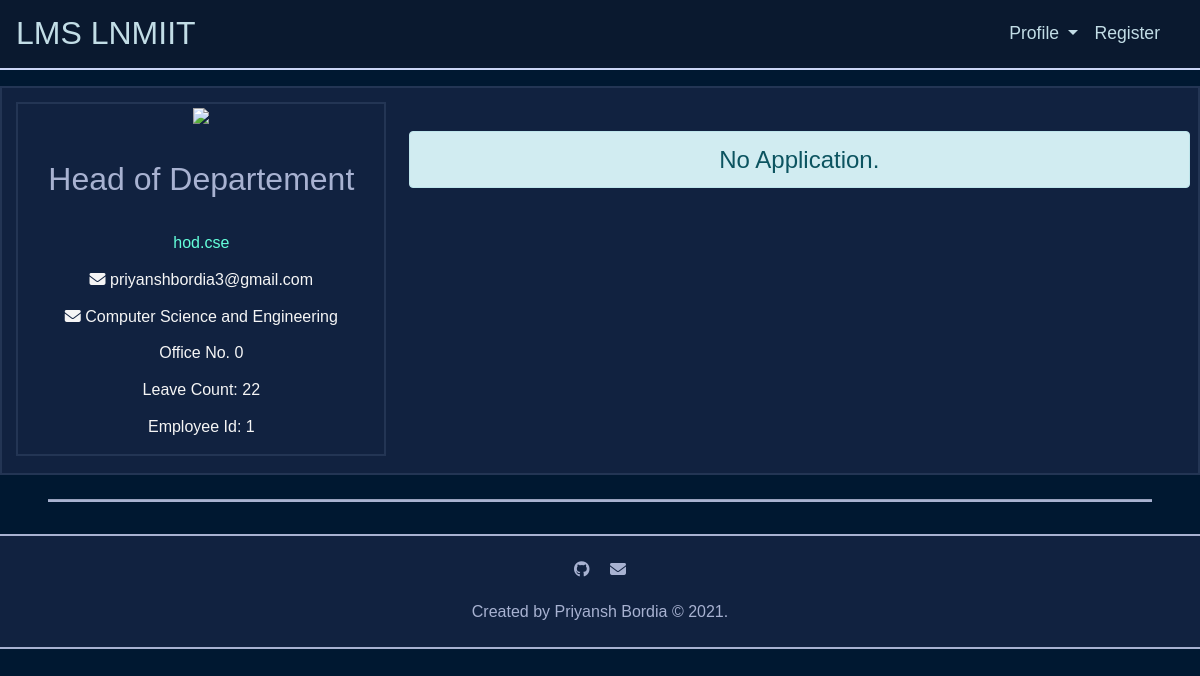
The page /person/ (signed in) on the database its author committed.
### leave/models.py (models this page shows, shortened)
class Person(models.Model):
	DIRECTOR = 'DR'
	DEAN_OF_ACADEMIC_AFFAIRS = 'DOAA'
	DEAN_OF_FACULTY_AFFAIRS = 'DOFA'
	DEAN_OF_STUDENT_AFFAIRS = 'DOSA'
	HEAD_OF_DEPARTMENT = 'HOD'
	FACULTY = 'F'
	VISITING_FACULTY = 'VF'
	COMPUTER_SCIENCE_AND_ENGINEERING = 'CSE'
	ELECTRONICS_AND_COMMUNICATION_ENGINEERING = 'ECE'
	MECHANICAL_AND_MECHATRONICS_ENGINEERING = 'ME'
	HUMANITIES_AND_SOCIAL_SCIENCES = 'HSS'
	MATHEMATICS = 'MH'
	PHYSICS = 'PH'
	PERSON_ROLES = (
		('DR', 'Director'),
		('DOAA', 'Dean of Academic Affairs'),
		('DOFA', 'Dean of Faculty Affairs'),
		('DOSA', 'Dean of Student Affairs'),
		('HOD', 'Head of Department'),
		('F', 'Faculty'),
		('VF', 'Visiting Faculty'),
	)
	DEPARTMENT = (
		('CSE', 'Computer Science and Engineering'),
		('ECE', 'Electronics and Communication Engineering'),
		('ME', 'Mechanical and Mechatronics Engineering'),
		('HSS', 'Humanities and Social Sciences'),
		('MH', 'Mathematics'),
		('PH', 'Physics'),
	)
	user = models.OneToOneField(User, on_delete=models.CASCADE, related_name='person')
	faculty_id = models.CharField(max_length=10, unique=True)
	leave_count = models.IntegerField(validators=[MinValueValidator(0)], default=22, blank=False, null=False)
	department = models.CharField(max_length=3, choices=DEPARTMENT, blank=False, null=False, default='CSE')
	first_name = models.CharField(max_length=50, validators=[MinLengthValidator(1)], blank=False, null=False)
	last_name = models.CharField(max_length=50, blank=True, null=False)
	email = models.EmailField(blank=False, null=False, unique=True)
	office_no = models.IntegerField(blank=False, null=False, default='0000')
	role = models.CharField(max_length=5, choices=PERSON_ROLES, default='F')
	updated_at = models.DateTimeField(auto_now=True)
	created_at = models.DateTimeField(auto_now_add=True)
	class Meta:
		ordering = ['id']
		verbose_name = 'Person'
		verbose_name_plural = 'Persons'

### leave/views.py (the view)
# urls.py: path('person/', views.person, name='person'),
@login_required
@require_http_methods(["GET"])
def person(request):
	try:
		person = Person.objects.get(user_id=request.user.id)
		applications = Application.objects.filter(person=person)
		return render(request, 'leave/person.html', context={'person': person, 'applications': applications})
	except Person.DoesNotExist:
		return render(request, 'leave/error.html', context={})

### leave/templates/leave/person.html (shortened to what this page needs)
{% extends "leave/base.html" %}
{% block head %}
	{% load static %}
	{% load bootstrap4 %}
	{% load fontawesome_5 %}
	{% load humanizelib %}
{% endblock %}
{% block body %}
	<div class="person">
		<div class="row">
			<div class="col-md-4">
				<div class="person__grid">
					<img src="https://img.icons8.com/bubbles/200/000000/iphone-spinner.png" />
					<p class="person__grid__name">{{ person.first_name }} {{ person.last_name }}</p>
					<p class="person__grid__username">{{ request.user.username }} </p>
					<p class="person__grid__email"><i class="fas fa-envelope"></i> {{ person.email }} </p>
					<span>
						<p class="person__grid__department"><i class="fas fa-envelope"></i> {{ person.get_department_display }} </p>
						<p class="person__grid__office_no">Office No.</i> {{ person.office_no }} </p>
					</span>
					<p class="person__grid__leave_count">Leave Count: </i> {{ person.leave_count }}</p>
					<p class="person__grid__faculty_id">Employee Id: </i> {{ person.faculty_id }} </p>
				</div>
			</div>
			<div class="col-md-8">
				{% if applications|length > 0 %}
					<div class="person__grid__application">
						<table class="center">
							<thead>
								<tr>
									<th>UAID</th>
									<th>Start Date</th>
									<th>End Date</th>
									<th>Status</th>
									<th>Details</th>
								<tr>
							</thead>
							<tbody>
								{% for application in applications %}
									<tr>
										<td>{{ application.id }}</td>
										<td>{{ application.start_date }}</td>
										<td>{{ application.end_date }}</td>
										<td>{{ application.get_status_display }}</td>
										<td><a class="form-control form-control-lg btn btn-outline-info btn-lg " href="{% url 'application' application.id %}" role="button">Show</a></td>
									</tr>
								{% endfor %}
							</tbody>
						</table>
					</div>
				{% else %}
					<div class="alert alert-info" role="alert">No Application.</div>
				{% endif %}
			</div>
		</div>
	</div>
{% endblock %}

### leave/static/leave/css/style.css (style rules this page uses)
html { font-size: 100%; -webkit-box-sizing: border-box; box-sizing: border-box; }
*, *::before, *::after { -webkit-box-sizing: inherit; box-sizing: inherit; }
html, body { width: 100%; height: 100%; }
body { margin: 0; padding: 0; font-size: 1.125rem; font-weight: 300; font-family: Verdana, Arial, Helvetica, sans-serif; line-height: 1.3; color: whitesmoke; background-color: #001831; text-align: center; -webkit-box-align: center; -ms-flex-align: center; align-items: center; -webkit-box-pack: center; -ms-flex-pack: center; justify-content: center; overflow-x: hidden; scroll-behavior: smooth; }
a, i, .has-hover { -webkit-transition-duration: 0.4s; transition-duration: 0.4s; }
.alert { margin: 2rem auto 2rem auto; font-size: 1.5rem; text-align: center; -webkit-box-align: center; -ms-flex-align: center; align-items: center; -webkit-box-pack: center; -ms-flex-pack: center; justify-content: center; }
.row { margin: .2rem auto .4rem auto; }
.col-md-12, .col-md-10, .col-md-9, .col-md-8, .col-md-6, .col-md-5, .col-md-4, .col-md-3, .col-md-2 { padding: 0.5rem 0.5rem 0.5rem .5rem; }
.person { margin: 1rem auto 1rem auto; border: 0.125rem solid #233554; background-color: #112240; }
.person__grid { margin: .2rem .4rem .2rem .4rem; padding: .2rem auto .2rem auto; border: 0.125rem solid #233554; }
.person__grid__name { margin: 1rem auto 1rem auto; padding: 1rem 1rem 1rem 1rem; font-size: 2rem; color: #a8b2d1; }
.person__grid__username { font-size: 1rem; font-weight: 300; color: #64ffda; }
.person__grid__email, .person__grid__office_no, .person__grid__department, .person__grid__leave_count, .person__grid__faculty_id { font-size: 1rem; }

### rows shown on the page
Person: first_name "Head", last_name "of Departement", email "priyanshbordia3@gmail.com", department "Computer Science and Engineering", office_no "0", leave_count "22", faculty_id "1"

### other values the page prints
{{ request.user.username }} "hod.cse"
